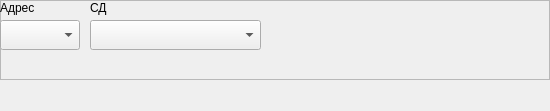
<?xml version="1.0" encoding="UTF-8"?>
<ui version="4.0">
 <class>Widget_KL</class>
 <widget class="QWidget" name="Widget_KL">
  <property name="geometry">
   <rect>
    <x>0</x>
    <y>0</y>
    <width>550</width>
    <height>111</height>
   </rect>
  </property>
  <property name="windowTitle">
   <string>Form</string>
  </property>
  <widget class="QFrame" name="frame">
   <property name="geometry">
    <rect>
     <x>0</x>
     <y>0</y>
     <width>550</width>
     <height>80</height>
    </rect>
   </property>
   <property name="frameShape">
    <enum>QFrame::StyledPanel</enum>
   </property>
   <property name="frameShadow">
    <enum>QFrame::Raised</enum>
   </property>
   <widget class="QLabel" name="label_103">
    <property name="geometry">
     <rect>
      <x>90</x>
      <y>0</y>
      <width>71</width>
      <height>16</height>
     </rect>
    </property>
    <property name="text">
     <string>СД</string>
    </property>
   </widget>
   <widget class="QComboBox" name="Num1">
    <property name="geometry">
     <rect>
      <x>0</x>
      <y>20</y>
      <width>80</width>
      <height>30</height>
     </rect>
    </property>
    <property name="sizeAdjustPolicy">
     <enum>QComboBox::AdjustToMinimumContentsLengthWithIcon</enum>
    </property>
   </widget>
   <widget class="QLabel" name="label_102">
    <property name="geometry">
     <rect>
      <x>0</x>
      <y>0</y>
      <width>71</width>
      <height>16</height>
     </rect>
    </property>
    <property name="text">
     <string>Адрес</string>
    </property>
   </widget>
   <widget class="QComboBox" name="Num2">
    <property name="geometry">
     <rect>
      <x>90</x>
      <y>20</y>
      <width>171</width>
      <height>30</height>
     </rect>
    </property>
    <property name="sizeAdjustPolicy">
     <enum>QComboBox::AdjustToMinimumContentsLengthWithIcon</enum>
    </property>
   </widget>
  </widget>
 </widget>
 <resources/>
 <connections/>
</ui>
